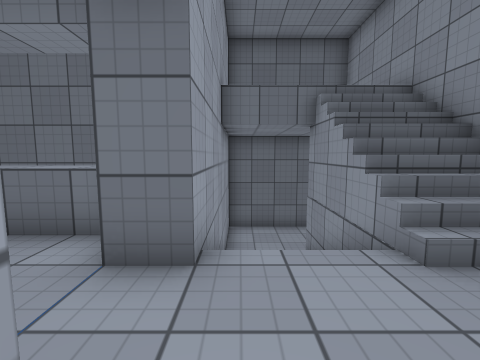
View 1 (above)

16 first-person views from a walk through a 3-D level made in the Unity game engine. The camera is 1.2 m above the floor, tilts 6° down and sees 90° across. The floor is counted in squares, 1 m on a side. Each view is taken from the middle of a square. On the plan, view 1 faces up. The plan holds only what a view shows up to about 12 squares ahead; the rest is blank. The place goes on beyond the plan. Surface patterns are stand-ins for the level's own textures.

View 2
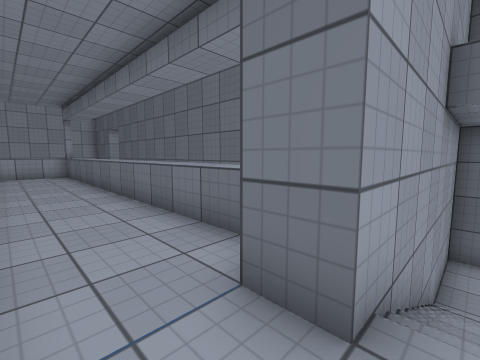

View 3
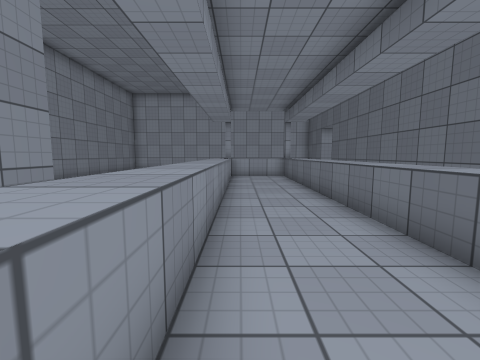

View 4
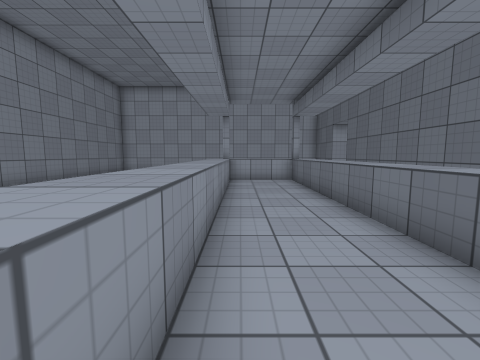

View 5
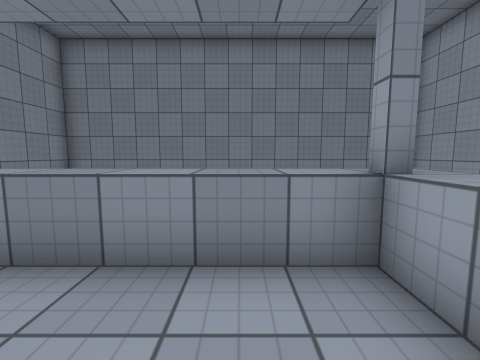

View 6
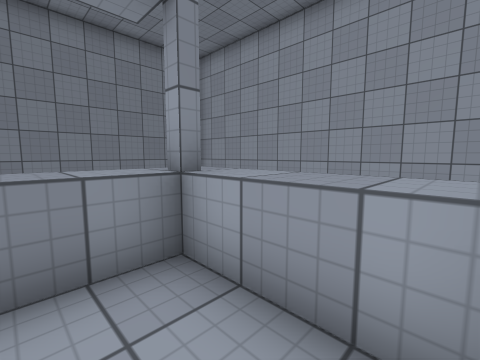

View 7
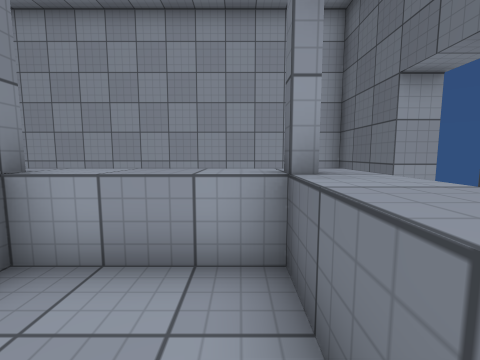

View 8
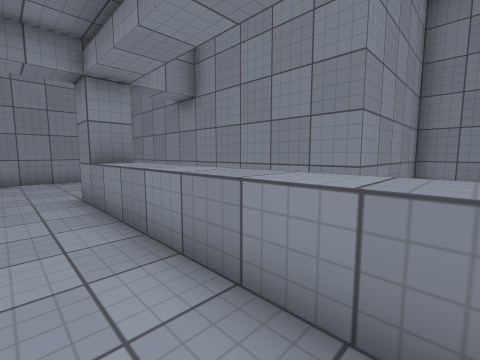

View 9
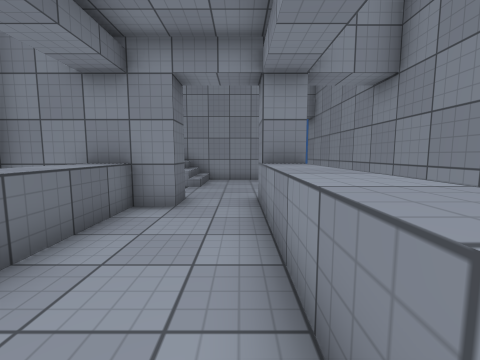

View 10
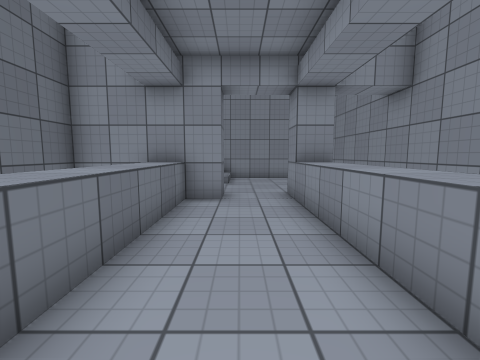

View 11
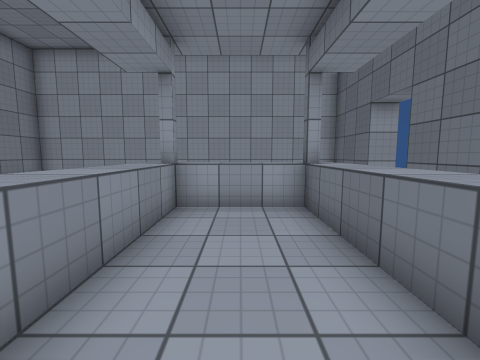

View 12
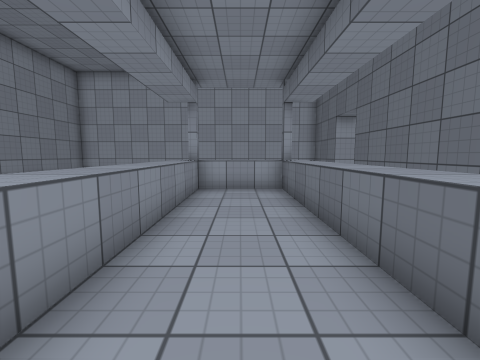

View 13
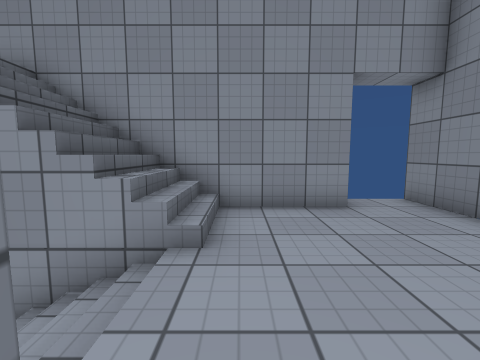

View 14
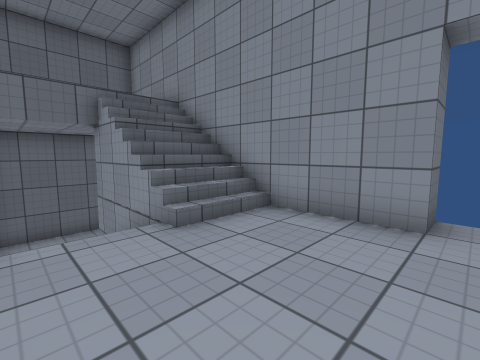

View 15
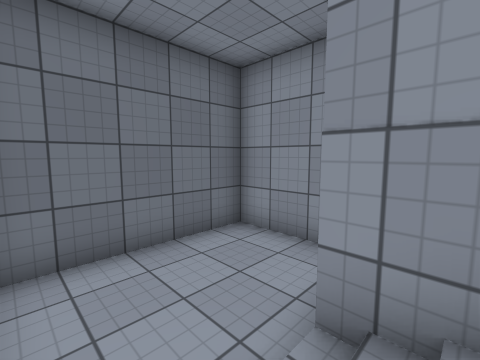

View 16
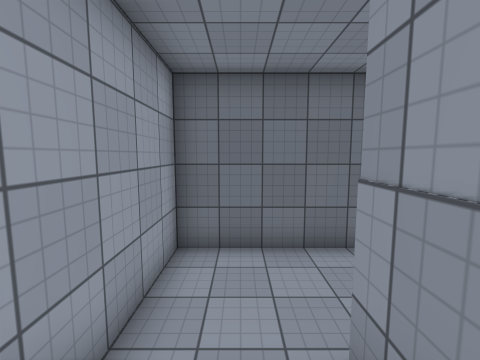

### Floor plan
Key: @ floor where view 1 was taken; # wall or solid block; . main floor; - floor 2 m lower than the main floor; / step, stairs or slope; ^ raised ledge.
Columns run from 22 left of view 1 to 6 right of it. Each row starts with its distance up from view 1.
 11                      #######
 10                      #-----#
  9                      #-----#
  8    #                 #-----#
  7 ####  ################/////#
  6 #                    #/ ///#
  5 #                    #/////#
  4 #     ^^^^^^^^^^^^^^^#/////#
  3 #     ^..............#/////#
  2 #     ^....................#
  1 #     ^....................#
  0 #     ^^^^^^^^^^^^^^^#@....##
 -1 #                     ......
 -2 #                        ...
 -3 #               #############
 -4 #               #
 -5 #               #
 -6 #               #
 -7 #               #
 -8 #################

Where each view was taken, in squares from view 1:
view 1: 0 up, 0 right, facing up
view 2: 1 up, 0 right, facing up-left
view 3: 1 up, 2 left, facing left
view 4: 1 up, 4 left, facing left
view 5: 3 up, 14 left, facing down
view 6: 3 up, 14 left, facing down-left
view 7: 3 up, 13 left, facing left
view 8: 2 up, 8 left, facing down-right
view 9: 1 up, 7 left, facing right
view 10: 2 up, 8 left, facing right
view 11: 2 up, 10 left, facing left
view 12: 2 up, 7 left, facing left
view 13: 2 up, 1 left, facing right
view 14: 1 down, 0 right, facing up-right
view 15: 6 up, 0 right, facing up-right
view 16: 5 up, 1 right, facing up
